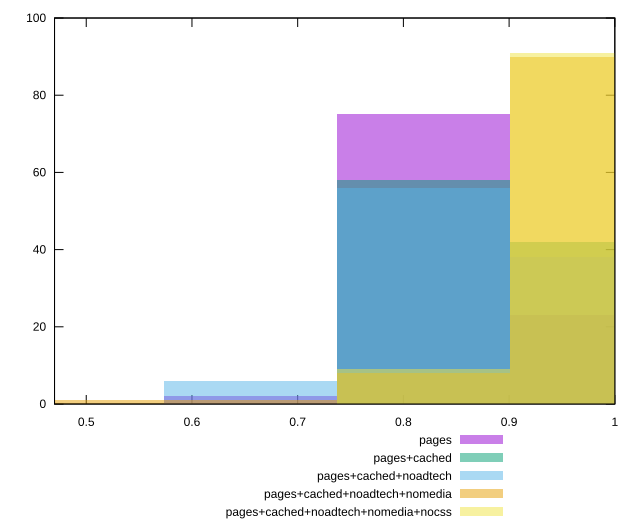

Write the gnuplot code that produced this figure.
reset

$pages <<EOF
0.8192698835472314 75
0.6554159068377852 2
0.9831238602566778 23
EOF

$pagesCached <<EOF
0.8192698835472314 58
0.9831238602566778 42
EOF

$pagesCachedNoadtech <<EOF
0.6554159068377852 6
0.8192698835472314 56
0.9831238602566778 38
EOF

$pagesCachedNoadtechNomedia <<EOF
0.6554159068377852 1
0.4915619301283389 1
0.9831238602566778 90
0.8192698835472314 8
EOF

$pagesCachedNoadtechNomediaNocss <<EOF
0.9831238602566778 91
0.8192698835472314 9
EOF

set key outside below
set boxwidth 0.1638539767094463
set xrange [0.47:1]
set yrange [0:100]
set trange [0:100]
set style fill transparent solid 0.5 noborder
set terminal svg size 640, 530 enhanced background rgb 'white'
set output "report_00017_2021-02-10T15-08-03.406Z/uses-http2/comparison/histogram/all_score.svg"

plot $pages title "pages" with boxes, \
     $pagesCached title "pages+cached" with boxes, \
     $pagesCachedNoadtech title "pages+cached+noadtech" with boxes, \
     $pagesCachedNoadtechNomedia title "pages+cached+noadtech+nomedia" with boxes, \
     $pagesCachedNoadtechNomediaNocss title "pages+cached+noadtech+nomedia+nocss" with boxes

reset
